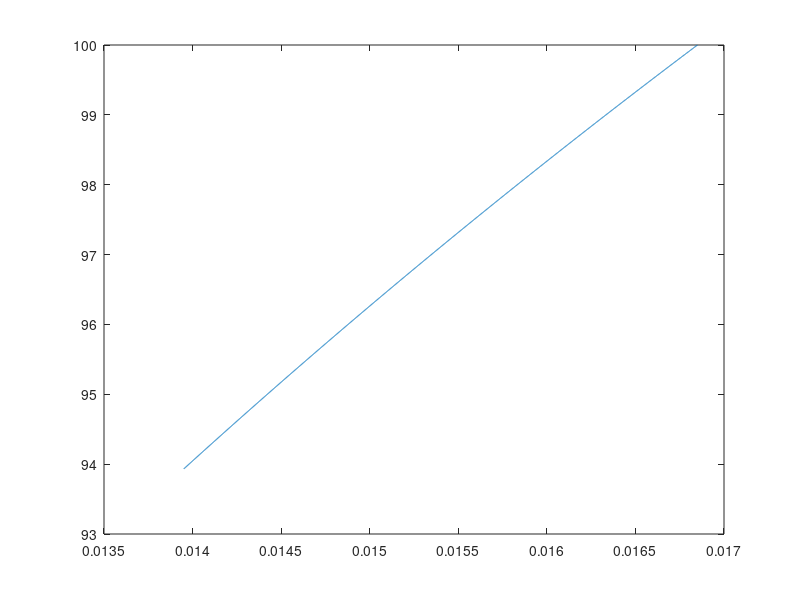

MATLAB code for this plot:
% Esercitazione 8, esercizio 6
% Simone Canevarolo
% S269893
% 12/02/2024

clear all
close all
clc

ll = 4; % lunghezza, m
spess = 2.9e-3; % spessore, m
dout = 33.7e-3; % diametro tubo, m
rout = dout/2; % raggio esterno, m
rin = rout-spess; % raggio interno, m
kkss = 13; % conducibilità termica acciaio, W/m*K

% ll >> dd,ss
% Uso l'ipotesi del tubo infinito, posso lavorare in una sola dimensione

TinHe = 20+273; % temperatura di ingresso elio, K
ToutHe = 100+273; % temperatura di uscita elio, K

TmedHe = (TinHe+ToutHe)/2; % temperatura media elio, K
% potendo considerare il tubo infinito, lavoro nel punto a Temperatura
% media che trovo come media della temperatura di ingresso

Tout = 100+273; % temperatura imposta esterno, K

Pr = 0.7; % numero di Prandl elio
Re = 1e5; % numero di Reynolds elio
pp = 5; % pressione elio, bar
% Considero 1 bar = 1e5 Pa

% kk = @(T) 2.682e-3*(1+1.123e-3.*pp).*T.^(0.71*(1-2e-4.*pp)); % conducibilità termica, W/m/K
kelio = 2.682e-3*(1+1.123e-3.*pp).*TmedHe.^(0.71*(1-2e-4.*pp)); % conducibilità termica elio, W/m/K

% T = 200:400;
% figure(2)
% plot(T,kk(T))

% Correlazione di Diltus-Boelter
% Numero di Nusselt
Nu = 0.023*Re^(0.8)*Pr^(0.7);
% Coefficiente di scambio termico
hh = Nu*kelio/dout;

dr = 1e-6;
rr = (rin:dr:rout)';
Nx= length(rr);

%%

sub_diag = 1-dr./(2.*rr);
main_diag = -2*ones(Nx,1);
sup_diag = 1+dr./(2.*rr);

Band = [[sub_diag(2:end);0],main_diag,[0;sup_diag(1:end-1)]];

AA = spdiags(Band,-1:1,Nx,Nx);

bb = zeros(Nx,1);

%%

AA(end,end) = 1;
AA(end,end-1) = 0;
bb(end) = Tout;

AA(1,1) = kkss/dr+hh;
AA(1,2) = -kkss/dr;
bb(1) = hh*TmedHe;

TT = AA\bb;

%%

figure(1)
plot(rr,TT-273)

Tmin = min(TT)
Tmax = max(TT)
